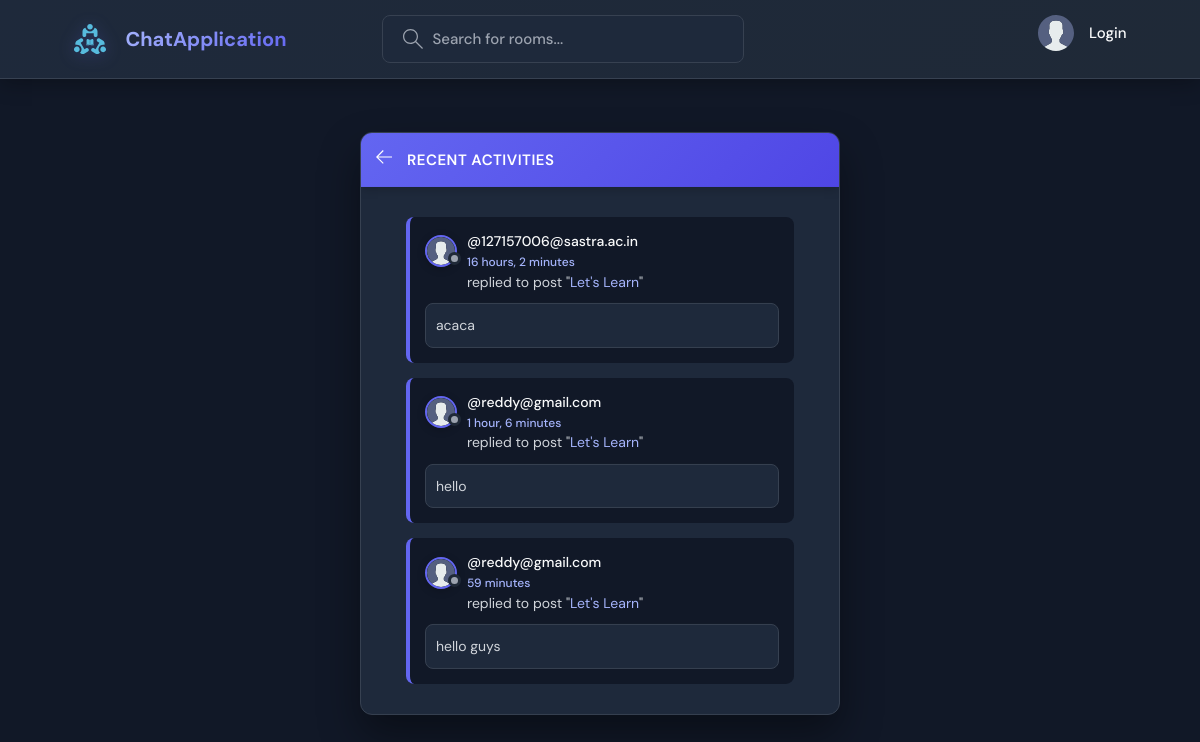
The page /activity/ on the database its author committed.
### app/models.py (models this page shows, shortened)
class Message(models.Model):
    user = models.ForeignKey(User,on_delete=models.CASCADE)
    room = models.ForeignKey(Room,on_delete=models.CASCADE)
    body = models.TextField()
    updated = models.DateTimeField(auto_now=True)
    created = models.DateTimeField(auto_now_add=True)
    class Meta:
        ordering = ['updated','created']

class User(AbstractUser):
    name = models.CharField(max_length=200,null=True)
    email = models.EmailField(null=True,unique=True)
    bio = models.TextField(null=True)
    avatar = models.ImageField(null=True,default = "avatar.svg")
    USERNAME_FIELD = 'email'
    REQUIRED_FIELDS=[]

class Room(models.Model):
    host = models.ForeignKey(User,on_delete=models.SET_NULL,null=True)
    topic = models.ForeignKey(Topic,on_delete=models.SET_NULL,null=True)
    name = models.CharField(max_length=200)
    description = models.TextField(null=True,blank=True)
    participants = models.ManyToManyField(User,related_name='participants',blank = True)
    updated = models.DateTimeField(auto_now=True)
    created = models.DateTimeField(auto_now_add=True)
    class Meta:
        ordering = ['-updated','-created']

### app/views.py (the view)
# urls.py: path('activity/',views.activitiesPage,name='activity'),
def activitiesPage(request):
    room_messages = Message.objects.all()
    context={'room_messages':room_messages}
    return render(request,'app/activity.html',context)

### app/templates/app/activity.html (shortened to what this page needs)
{% extends 'main.html' %}
{% block content %}
    <main class="layout">
      <div class="container">
        <div class="layout__box">
          <div class="layout__boxHeader">
            <div class="layout__boxTitle">
              <a href="{{request.META.HTTP_REFERER}}">
                <svg version="1.1" xmlns="http://www.w3.org/2000/svg" width="32" height="32" viewBox="0 0 32 32">
                  <title>arrow-left</title>
                  <path
                    d="M13.723 2.286l-13.723 13.714 13.719 13.714 1.616-1.611-10.96-10.96h27.625v-2.286h-27.625l10.965-10.965-1.616-1.607z"
                  ></path>
                </svg>
              </a>
              <h3>Recent Activities</h3>
            </div>
          </div>
          <div class="activities-page layout__body">
          {% for message in room_messages %}
    <div class="activities__box">
        <div class="activities__boxHeader roomListRoom__header">
            <a href="{% url 'user-profile' message.user.id %}" class="roomListRoom__author">
                <div class="avatar avatar--small">
                    <img src="{{message.user.avatar.url}}" />
                </div>
                <p>
                    @{{message.user}}
                    <span>{{message.created|timesince}}</span>
                </p>
            </a>
        </div>
        <div class="activities__boxContent">
            <p>replied to post "<a href="{% url 'room' message.room.id %}">{{message.room.name}}</a>"</p>
            <div class="activities__boxRoomContent">
                {{message.body}}
            </div>
        </div>
    </div>
    {% endfor %}
          </div>
        </div>
      </div>
    </main>
{% endblock content %}

### static/styles/style.css (style rules this page uses)
:root { --color-main: #6366f1; --color-main-light: #a5b4fc; --color-main-dark: #4f46e5; --color-secondary: #10b981; --color-accent: #f59e0b; --color-dark: #1f2937; --color-dark-medium: #374151; --color-dark-light: #4b5563; --color-light: #f9fafb; --color-gray: #9ca3af; --color-light-gray: #d1d5db; --color-bg: #111827; --color-bg-light: #1e293b; --color-success: #10b981; --color-error: #ef4444; --color-warning: #f59e0b; }
* { font-family: "DM Sans", -apple-system, BlinkMacSystemFont, "Segoe UI", Roboto, Oxygen, Ubuntu, Cantarell, "Open Sans", "Helvetica Neue", sans-serif; margin: 0; padding: 0; box-sizing: border-box; text-rendering: optimizeLegibility; font-size: inherit; }
html { font-size: 56.25%; }
@media only screen and (min-width: 1200px) { html { font-size: 62.5%; } }
body { line-height: 1.6; font-weight: 400; font-size: 1.5rem; color: var(--color-light-gray); background-color: var(--color-bg); min-height: 100vh; }
img { width: 100%; }
a { display: inline-block; color: var(--color-main-light); text-decoration: none; transition: all 0.3s ease; }
.container { max-width: 120rem; width: 90%; margin: auto; }
.avatar { position: relative; display: inline-block; border-radius: 50%; border: 2px solid var(--color-main); transition: all 0.3s ease; box-shadow: 0 2px 8px rgba(0, 0, 0, 0.2); }
.avatar img { display: block; border-radius: 50%; object-fit: cover; object-position: center; }
.avatar::after { content: ""; display: block; position: absolute; background-color: var(--color-gray); z-index: 111; border-radius: 50%; border: 0.3rem solid var(--color-dark); transition: all 0.3s ease; }
.avatar.avatar--small img { width: 2.8rem; height: 2.8rem; }
.avatar.avatar--small:after { width: 0.7rem; height: 0.7rem; bottom: 0px; right: -6px; }
.layout { margin-top: 2.4rem; }
.layout > .container { display: flex; justify-content: space-between; align-items: flex-start; }
.layout__box { width: 90%; max-width: 48rem; min-height: 40rem; position: absolute; top: 50%; left: 50%; transform: translate(-50%, -46%); background: var(--color-bg-light); border-radius: 12px; box-shadow: 0 20px 40px rgba(0, 0, 0, 0.4); overflow: hidden; border: 1px solid var(--color-dark-medium); }
.layout__boxHeader { display: flex; padding: 1.5rem; background: linear-gradient(135deg, var(--color-main), var(--color-main-dark)); box-shadow: 0 2px 10px rgba(0, 0, 0, 0.2); }
.layout__boxTitle { display: flex; gap: 1.5rem; align-items: center; }
.layout__boxTitle h3 { text-transform: uppercase; font-weight: 600; color: white; letter-spacing: 0.5px; }
.layout__boxTitle svg { width: 1.6rem; height: 1.6rem; fill: white; }
.layout__body { margin: 3rem; }
.roomListRoom__header { display: flex; justify-content: space-between; align-items: center; }
.roomListRoom__author { font-weight: 500; display: flex; align-items: center; gap: 1rem; color: var(--color-light); }
.activities__box { margin: 1.5rem; padding: 1.5rem; background: var(--color-bg); border-radius: 8px; border-left: 4px solid var(--color-main); transition: all 0.3s ease; }
.activities__boxHeader p { font-size: 1.4rem; line-height: 1.3; color: var(--color-light); font-weight: 500; }
.activities__boxHeader p span { color: var(--color-main-light); font-size: 1.2rem; display: block; margin-top: 0.5rem; }
.activities__boxContent { margin-left: 4.2rem; }
.activities__boxContent { font-size: 1.4rem; color: var(--color-light-gray); }
.activities__boxRoomContent { background: var(--color-bg-light); padding: 1rem; border-radius: 8px; margin-top: 1rem; margin-left: -4.2rem; border: 1px solid var(--color-dark-medium); }

### rows shown on the page
Message: user.avatar (placeholder picture), user "127157006@sastra.ac.in", created "16 hours, 2 minutes", room.name "Let's Learn", body "acaca"
Message: user.avatar (placeholder picture), user "reddy@gmail.com", created "1 hour, 6 minutes", room.name "Let's Learn", body "hello"
Message: user.avatar (placeholder picture), user "reddy@gmail.com", created "59 minutes", room.name "Let's Learn", body "hello guys"
